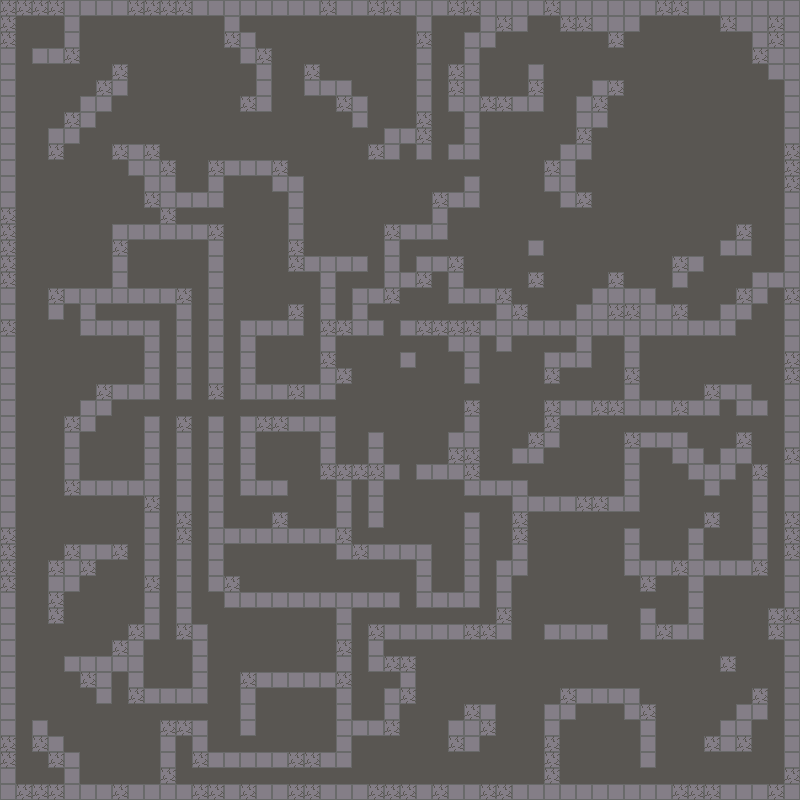

A level layout from a 2D game, rendered from its tile map. Below: a short description, then the map file with tile-grid data replaced by summaries:
An orthogonal 50x50 tile map with 16x16 px tiles, 1 tile layer (Tiles) and 174 objects (174x Entity).

<map version="1.10" tiledversion="1.11.2" orientation="orthogonal" renderorder="right-down" width="50" height="50" tilewidth="16" tileheight="16" infinite="0" nextlayerid="3" nextobjectid="272">
 <tileset firstgid="1" source="../tilesets/atlas.tsx" />
 <layer id="1" name="Tiles" width="50" height="50">
  <data>[2500 cells, 2500 non-empty, 3 distinct tile ids]</data>
 </layer>
 <objectgroup id="2" name="Entities">
  <object id="39" name="Door" type="Entity" gid="34" x="384" y="336" width="16" height="16" />
  <object id="40" name="Door" type="Entity" gid="34" x="464" y="400" width="16" height="16" />
  <object id="41" name="Door" type="Entity" gid="34" x="400" y="480" width="16" height="16" />
  <object id="42" name="Door" type="Entity" gid="34" x="320" y="416" width="16" height="16" />
  <object id="45" name="Player" type="Entity" gid="1" x="384" y="416" width="16" height="16" />
  <object id="46" name="Door" type="Entity" gid="34" x="144" y="416" width="16" height="16" />
  <object id="47" name="Door" type="Entity" gid="34" x="192" y="480" width="16" height="16" />
  <object id="48" name="Door" type="Entity" gid="34" x="224" y="400" width="16" height="16" />
  <object id="49" name="Door" type="Entity" gid="34" x="192" y="368" width="16" height="16" />
  <object id="51" name="Door" type="Entity" gid="34" x="240" y="752" width="16" height="16" />
  <object id="52" name="Door" type="Entity" gid="34" x="368" y="544" width="16" height="16" />
  <object id="54" name="Door" type="Entity" gid="34" x="464" y="512" width="16" height="16" />
  <object id="55" name="Door" type="Entity" gid="34" x="400" y="608" width="16" height="16" />
  <object id="56" name="Door" type="Entity" gid="34" x="368" y="272" width="16" height="16" />
  <object id="57" name="Door" type="Entity" gid="34" x="432" y="160" width="16" height="16" />
  <object id="58" name="Door" type="Entity" gid="34" x="16" y="64" width="16" height="16" />
  <object id="59" name="Spike" type="Entity" gid="67" x="448" y="192" width="16" height="16" />
  <object id="60" name="Spike" type="Entity" gid="67" x="448" y="176" width="16" height="16" />
  <object id="61" name="Spike" type="Entity" gid="67" x="464" y="176" width="16" height="16" />
  <object id="62" name="Spike" type="Entity" gid="67" x="160" y="512" width="16" height="16" />
  <object id="63" name="Spike" type="Entity" gid="67" x="160" y="528" width="16" height="16" />
  <object id="64" name="Spike" type="Entity" gid="67" x="160" y="544" width="16" height="16" />
  <object id="65" name="RatGhoul" type="Entity" gid="18" x="160" y="688" width="16" height="16" />
  <object id="66" name="Spike" type="Entity" gid="67" x="288" y="416" width="16" height="16" />
  <object id="67" name="Beanling" type="Entity" gid="20" x="224" y="416" width="16" height="16" />
  <object id="68" name="RatFly" type="Entity" gid="17" x="96" y="320" width="16" height="16" />
  <object id="69" name="Spike" type="Entity" gid="67" x="160" y="368" width="16" height="16" />
  <object id="70" name="Spike" type="Entity" gid="67" x="160" y="352" width="16" height="16" />
  <object id="71" name="Beanite" type="Entity" gid="19" x="128" y="256" width="16" height="16" />
  <object id="72" name="Beanling" type="Entity" gid="20" x="192" y="288" width="16" height="16" />
  <object id="74" name="Spike" type="Entity" gid="67" x="176" y="288" width="16" height="16" />
  <object id="75" name="Spike" type="Entity" gid="67" x="160" y="272" width="16" height="16" />
  <object id="76" name="Spike" type="Entity" gid="67" x="272" y="416" width="16" height="16" />
  <object id="77" name="Door" type="Entity" gid="34" x="272" y="512" width="16" height="16" />
  <object id="78" name="RatGhoul" type="Entity" gid="18" x="353.781" y="498.502" width="16" height="16" />
  <object id="82" name="Spike" type="Entity" gid="67" x="384" y="544" width="16" height="16" />
  <object id="83" name="Spike" type="Entity" gid="67" x="384" y="528" width="16" height="16" />
  <object id="84" name="Spike" type="Entity" gid="67" x="400" y="544" width="16" height="16" />
  <object id="85" name="Door" type="Entity" gid="34" x="512" y="480" width="16" height="16" />
  <object id="86" name="Door" type="Entity" gid="34" x="768" y="416" width="16" height="16" />
  <object id="87" name="Door" type="Entity" gid="34" x="624" y="528" width="16" height="16" />
  <object id="88" name="Door" type="Entity" gid="34" x="640" y="608" width="16" height="16" />
  <object id="89" name="Door" type="Entity" gid="34" x="640" y="784" width="16" height="16" />
  <object id="90" name="Door" type="Entity" gid="34" x="336" y="784" width="16" height="16" />
  <object id="91" name="Spike" type="Entity" gid="67" x="656" y="592" width="16" height="16" />
  <object id="92" name="Spike" type="Entity" gid="67" x="672" y="592" width="16" height="16" />
  <object id="93" name="Spike" type="Entity" gid="67" x="672" y="608" width="16" height="16" />
  <object id="94" name="Spike" type="Entity" gid="67" x="656" y="608" width="16" height="16" />
  <object id="95" name="Spike" type="Entity" gid="67" x="656" y="624" width="16" height="16" />
  <object id="96" name="Spike" type="Entity" gid="67" x="672" y="624" width="16" height="16" />
  <object id="97" name="Spike" type="Entity" gid="67" x="704" y="464" width="16" height="16" />
  <object id="98" name="Spike" type="Entity" gid="67" x="720" y="416" width="16" height="16" />
  <object id="99" name="Spike" type="Entity" gid="67" x="512" y="640" width="16" height="16" />
  <object id="100" name="Spike" type="Entity" gid="67" x="528" y="640" width="16" height="16" />
  <object id="101" name="Spike" type="Entity" gid="67" x="608" y="640" width="16" height="16" />
  <object id="102" name="Spike" type="Entity" gid="67" x="624" y="640" width="16" height="16" />
  <object id="103" name="Spike" type="Entity" gid="67" x="304" y="784" width="16" height="16" />
  <object id="104" name="Spike" type="Entity" gid="67" x="288" y="784" width="16" height="16" />
  <object id="105" name="Spike" type="Entity" gid="67" x="176" y="720" width="16" height="16" />
  <object id="106" name="Spike" type="Entity" gid="67" x="160" y="720" width="16" height="16" />
  <object id="107" name="Spike" type="Entity" gid="67" x="32" y="496" width="16" height="16" />
  <object id="108" name="Spike" type="Entity" gid="67" x="16" y="496" width="16" height="16" />
  <object id="109" name="Spike" type="Entity" gid="67" x="48" y="496" width="16" height="16" />
  <object id="110" name="Spike" type="Entity" gid="67" x="32" y="480" width="16" height="16" />
  <object id="111" name="Spike" type="Entity" gid="67" x="48" y="480" width="16" height="16" />
  <object id="112" name="Spike" type="Entity" gid="67" x="48" y="464" width="16" height="16" />
  <object id="113" name="Spike" type="Entity" gid="67" x="528" y="272" width="16" height="16" />
  <object id="114" name="Spike" type="Entity" gid="67" x="736" y="272" width="16" height="16" />
  <object id="115" name="Spike" type="Entity" gid="67" x="736" y="288" width="16" height="16" />
  <object id="116" name="Spike" type="Entity" gid="67" x="752" y="272" width="16" height="16" />
  <object id="117" name="Spike" type="Entity" gid="67" x="448" y="256" width="16" height="16" />
  <object id="118" name="Spike" type="Entity" gid="67" x="16" y="48" width="16" height="16" />
  <object id="119" name="Spike" type="Entity" gid="67" x="32" y="48" width="16" height="16" />
  <object id="120" name="Spike" type="Entity" gid="67" x="16" y="32" width="16" height="16" />
  <object id="121" name="Spike" type="Entity" gid="67" x="32" y="32" width="16" height="16" />
  <object id="122" name="Spike" type="Entity" gid="67" x="48" y="48" width="16" height="16" />
  </objectgroup>
</map>
<!-- 98 of 174 objects omitted -->
